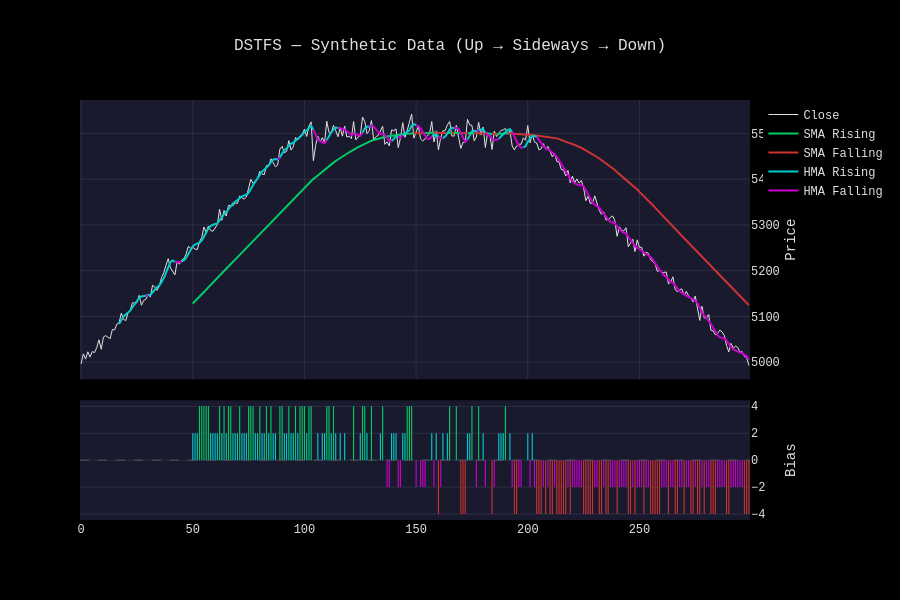

Notebook code for this chart:
### Markdown cell above
## 5. Standalone Demo (No Provider Needed)

Demonstrate DSTFS with synthetic data — useful for testing without TastyTrade credentials.

### Code cell
import numpy as np

from options_analyzer.engine.indicators import compute_dstfs
from options_analyzer.visualization.indicator_charts import plot_dstfs

# Generate synthetic price data: uptrend → sideways → downtrend
rng = np.random.default_rng(42)
n = 300
trend = np.concatenate([
    np.linspace(5000, 5500, 100),       # uptrend
    np.full(100, 5500) + rng.normal(0, 20, 100),  # sideways
    np.linspace(5500, 5000, 100),       # downtrend
])
noise = rng.normal(0, 10, n)
synthetic_close = trend + noise

result_synth = compute_dstfs(synthetic_close)
fig = plot_dstfs(result_synth, title="DSTFS — Synthetic Data (Up → Sideways → Down)")
fig.update_layout(height=600)
fig.show()

print(f"Final bias: {result_synth.total_bias[-1]:+.0f}")

### Figure 1 — Plotly figure (JSON) as saved in the notebook; plotly's stock layout.template omitted (floating-point values rounded to 4 significant figures; data arrays with more than 128 entries replaced by an {"elided": "..."} marker saying what was removed)
{"data": [{"line": {"color": "#e0e0e0", "width": 1}, "mode": "lines", "name": "Close", "type": "scatter", "x": {"elided": "300 int values"}, "xaxis": "x", "y": {"elided": "300 float values"}, "yaxis": "y"}, {"connectgaps": false, "line": {"color": "#00cc66", "width": 2}, "mode": "lines", "name": "SMA Rising", "type": "scatter", "x": {"elided": "300 int values"}, "xaxis": "x", "y": {"elided": "300 float values"}, "yaxis": "y"}, {"connectgaps": false, "line": {"color": "#cc3333", "width": 2}, "mode": "lines", "name": "SMA Falling", "type": "scatter", "x": {"elided": "300 int values"}, "xaxis": "x", "y": {"elided": "300 float values"}, "yaxis": "y"}, {"connectgaps": false, "line": {"color": "#00cccc", "width": 2}, "mode": "lines", "name": "HMA Rising", "type": "scatter", "x": {"elided": "300 int values"}, "xaxis": "x", "y": {"elided": "300 float values"}, "yaxis": "y"}, {"connectgaps": false, "line": {"color": "#cc00cc", "width": 2}, "mode": "lines", "name": "HMA Falling", "type": "scatter", "x": {"elided": "300 int values"}, "xaxis": "x", "y": {"elided": "300 float values"}, "yaxis": "y"}, {"marker": {"color": {"elided": "300 str values"}, "opacity": {"elided": "300 int values"}}, "name": "Bias", "showlegend": false, "type": "bar", "x": {"elided": "300 int values"}, "xaxis": "x2", "y": {"elided": "300 float values"}, "yaxis": "y2"}], "layout": {"bargap": 0.5, "height": 600, "shapes": [{"line": {"color": "#555555", "dash": "dash", "width": 1}, "type": "line", "x0": 0, "x1": 1, "xref": "paper", "y0": 0, "y1": 0, "yref": "y2"}], "showlegend": true, "title": {"text": "DSTFS — Synthetic Data (Up → Sideways → Down)"}, "xaxis": {"anchor": "y", "domain": [0, 1], "matches": "x2", "showticklabels": false}, "xaxis2": {"anchor": "y2", "domain": [0, 1]}, "yaxis": {"anchor": "x", "domain": [0.335, 1.0], "side": "right", "title": {"text": "Price"}}, "yaxis2": {"anchor": "x2", "domain": [0, 0.285], "side": "right", "title": {"text": "Bias"}, "zeroline": false}}}
